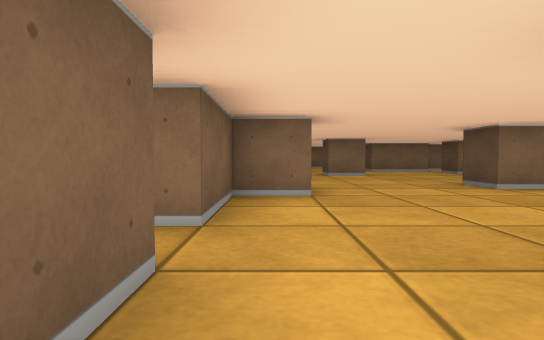
view 1 (above)

20 first-person views from a walk through a cub3D maze. The camera is about half as high as the walls, tilts 2° down and sees 75° across. The floor is counted in squares. Each view is taken from the middle of a square. On the plan, view 1 faces up. The plan holds only what a view shows up to about 9 squares ahead; the rest is blank.

view 2
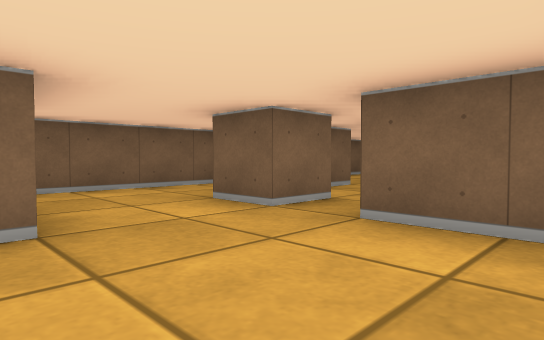

view 3
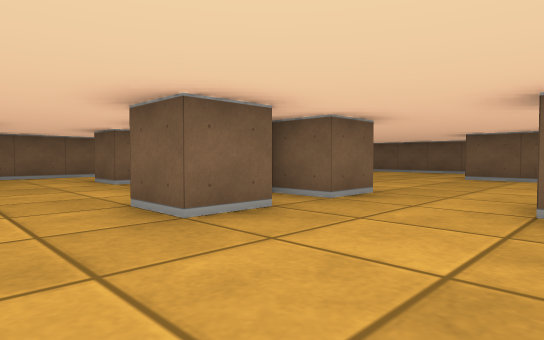

view 4
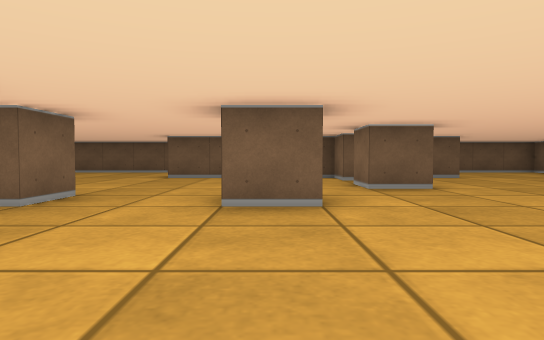

view 5
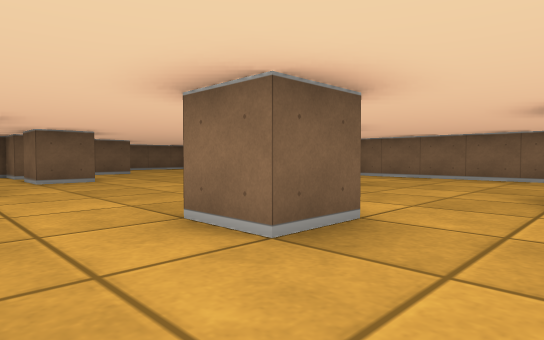

view 6
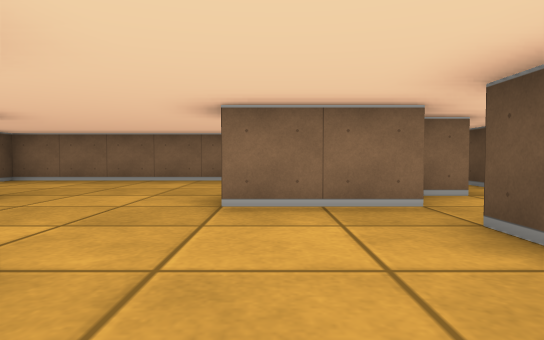

view 7
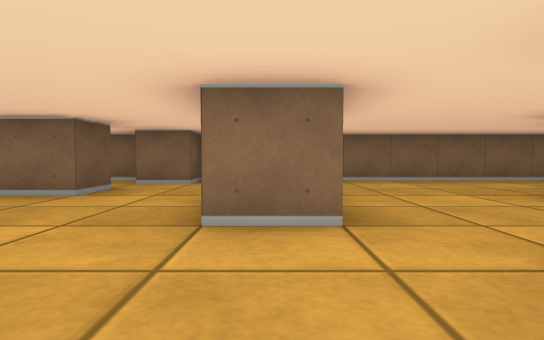

view 8
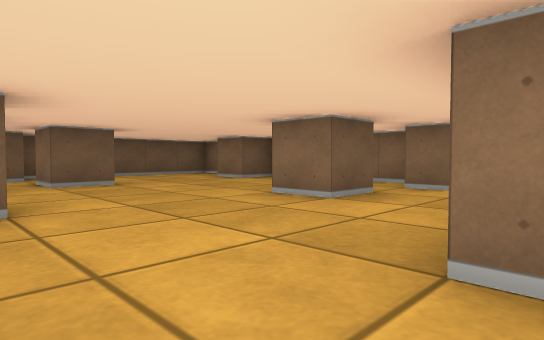

view 9
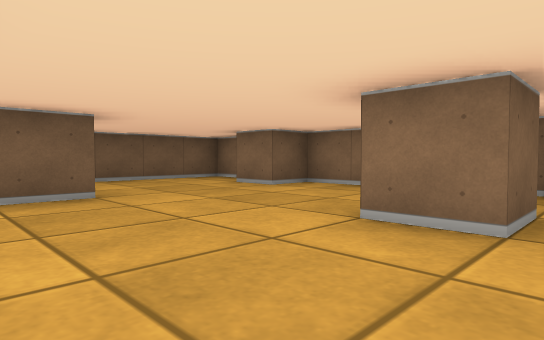

view 10
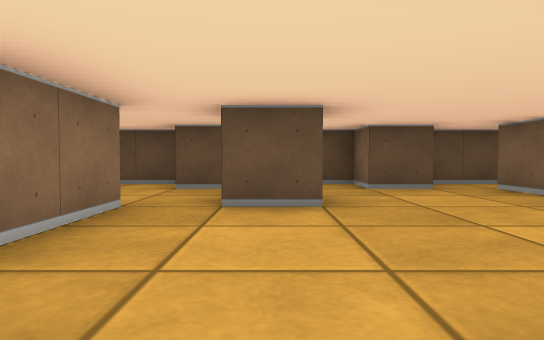

view 11
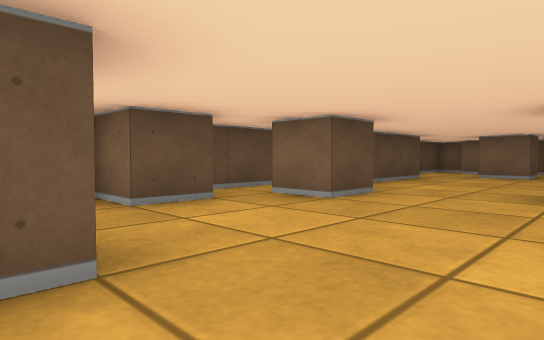

view 12
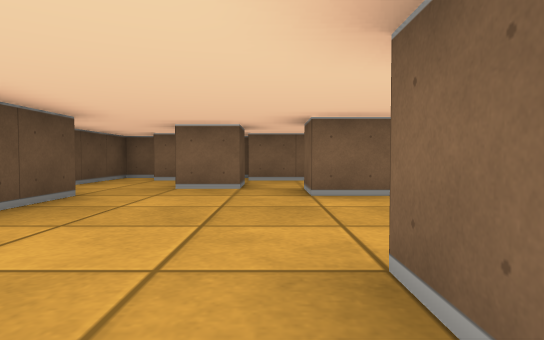

view 13
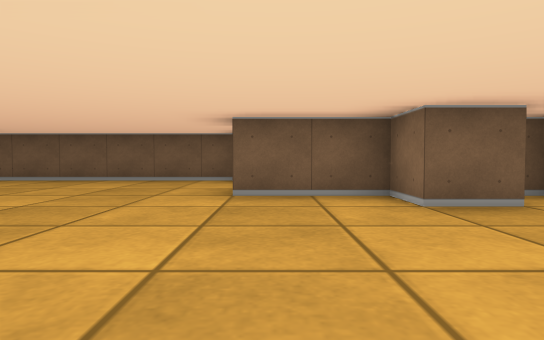

view 14
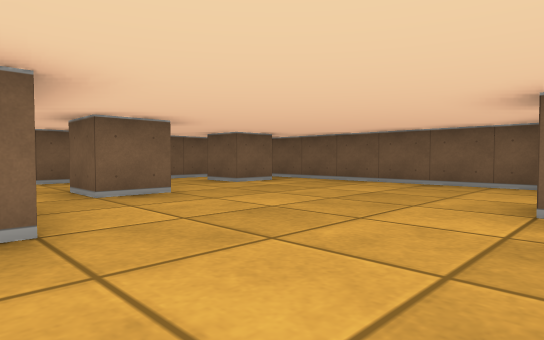

view 15
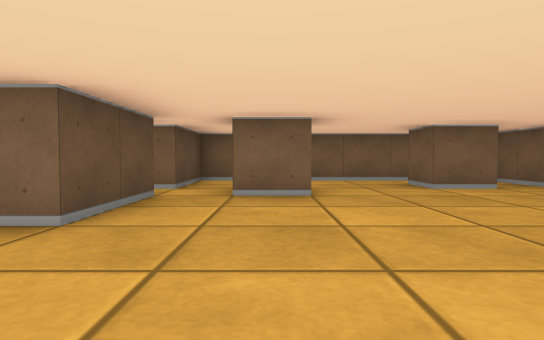

view 16
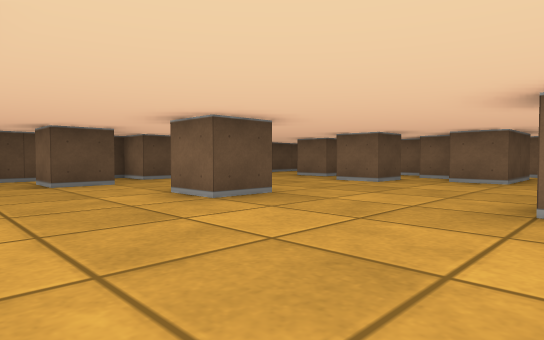

view 17
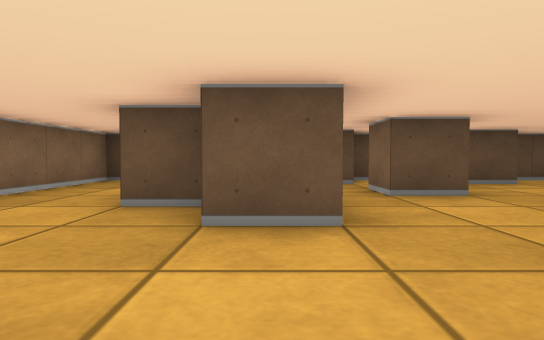

view 18
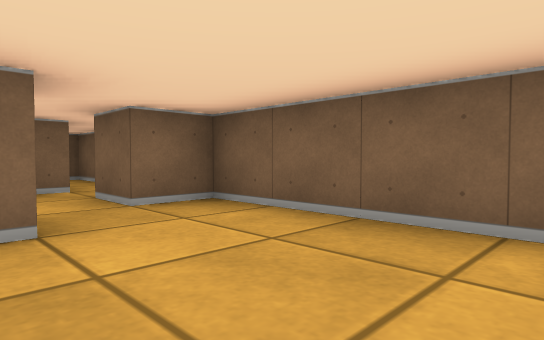

view 19
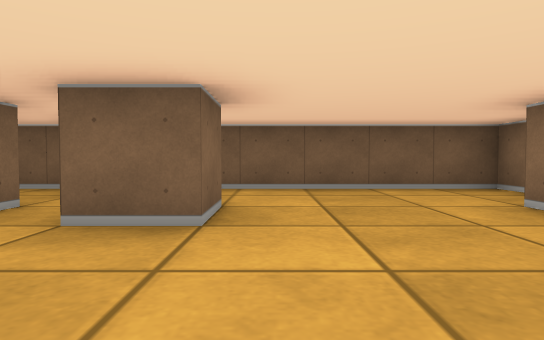

view 20
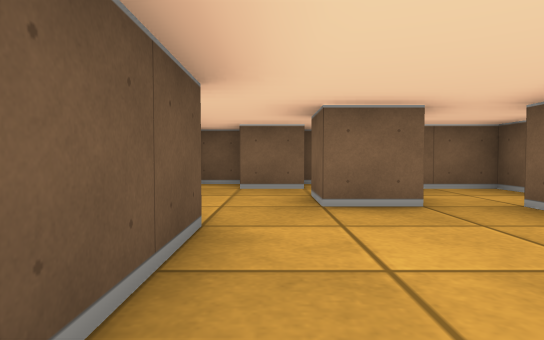

### Floor plan
Key: @ floor where view 1 was taken; # wall or solid block; . floor.
Columns run from 10 left of view 1 to 9 right of it. Each row starts with its distance up from view 1.
 17 ####################
 16 #..#....#..........#
 15 #.................##
 14 #......#.......##..#
 13 #......... ...##...#
 12 #..#......#.......##
 11 ##..............#..#
 10 #..##.#.....#......#
  9 #.##..............##
  8 #. ##...#..........#
  7 #. #.............#.#
  6 ####..........#....#
  5 #.......#.#.......##
  4 #.......###.......#
  3 #......#.#........#
  2 #......#......#....
  1 #....#...#..#...#..#
  0 #.#....#..@.##.....#
 -1 #......#.....###.#.#
 -2   ###########  #####

Positions as (right, up) in squares from view 1, and headings:
1: (0, 0), facing up
2: (2, 4), facing down-left
3: (2, 8), facing down-left
4: (2, 8), facing left
5: (4, 8), facing up-left
6: (4, 9), facing up
7: (0, 9), facing up
8: (0, 10), facing up-left
9: (-2, 11), facing up-left
10: (2, 11), facing right
11: (4, 11), facing down-right
12: (5, 7), facing down
13: (-2, 6), facing left
14: (-3, 6), facing down-left
15: (-5, 6), facing down
16: (0, 9), facing down-right
17: (1, 13), facing right
18: (-7, 15), facing down-left
19: (-4, 13), facing left
20: (7, 5), facing down
